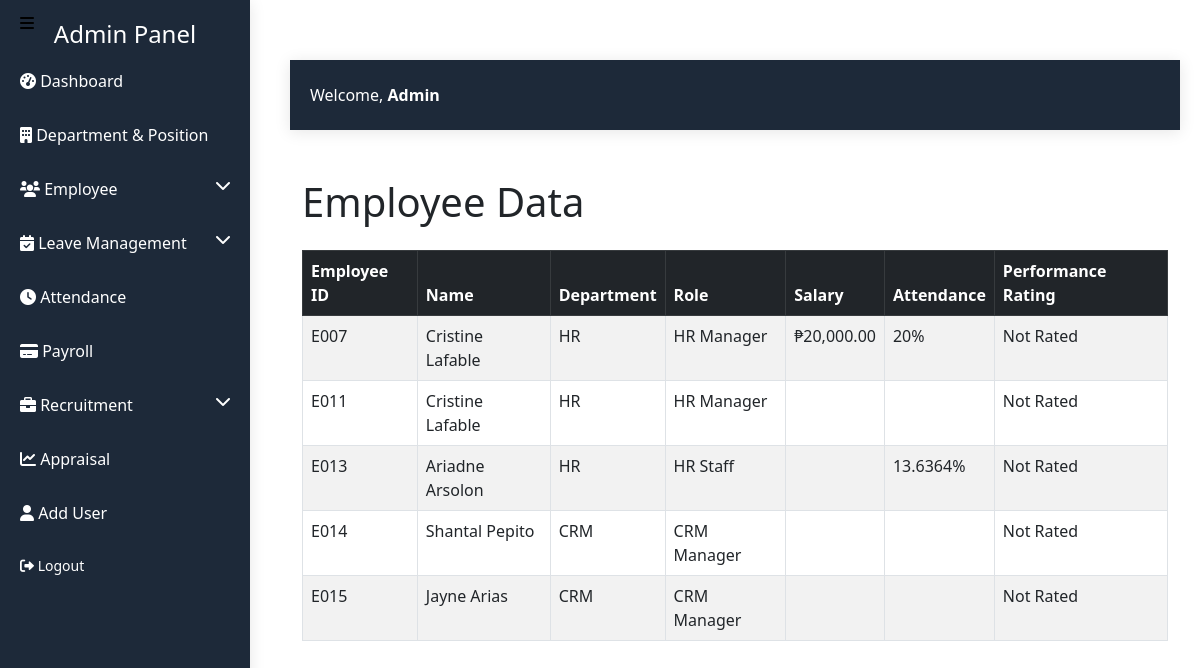
The page /admin_dashboard/employee_data.php on the database as committed earlier.
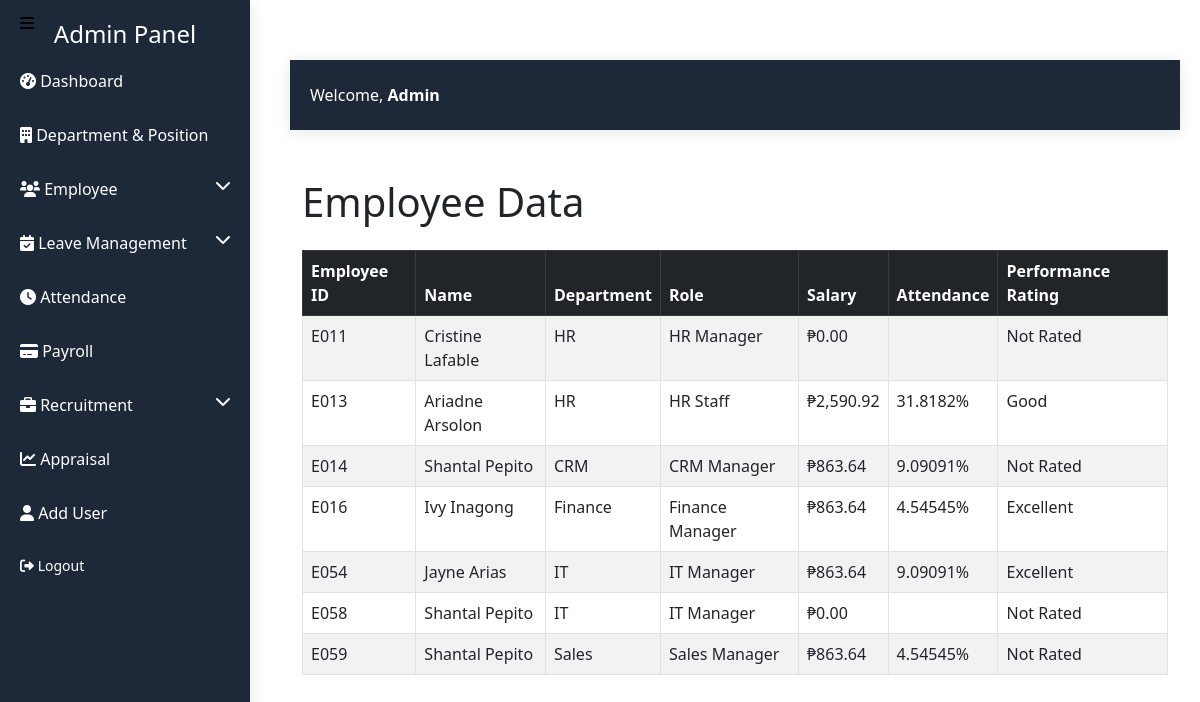
The same page on the database as committed later.
### tables this page shows
CREATE TABLE `employees` (
  `EmployeeID` int(11) UNSIGNED NOT NULL,
  `FirstName` varchar(30) NOT NULL,
  `LastName` varchar(30) NOT NULL,
  `Gender` enum('Male','Female','Other') NOT NULL,
  `Email` varchar(255) NOT NULL,
  `Phone` varchar(15) DEFAULT NULL,
  `DOB` date NOT NULL,
  `Address` text NOT NULL,
  `DepartmentID` int(11) NOT NULL,
  `PositionID` int(11) NOT NULL,
  `Hire_Date` date NOT NULL,
  `Salary` decimal(10,2) DEFAULT NULL,
  `Attendance_Percentage` float DEFAULT NULL,
  `PerformanceRating` varchar(255) DEFAULT NULL,
  `Created_At` timestamp NULL DEFAULT current_timestamp(),
  `Updated_At` timestamp NULL DEFAULT current_timestamp() ON UPDATE current_timestamp(),
  `ProfileImage` varchar(255) DEFAULT NULL
);

CREATE TABLE `department` (
  `DepartmentID` int(11) NOT NULL,
  `Name` varchar(100) NOT NULL
);

CREATE TABLE `position` (
  `PositionID` int(11) NOT NULL,
  `Title` varchar(100) NOT NULL,
  `BaseSalary` decimal(10,2) NOT NULL,
  `DepartmentID` int(11) NOT NULL
);

### admin_dashboard/employee_data.php (the view, shortened to what this page needs)
<?php
$host = 'localhost';
$dbname = 'hr_system';
$user = 'root';
$pass = '';
try {
    $conn = new PDO("mysql:host=$host;dbname=$dbname", $user, $pass);
    $conn->setAttribute(PDO::ATTR_ERRMODE, PDO::ERRMODE_EXCEPTION);
    $query = "
        SELECT
            e.EmployeeID,
            CONCAT(e.FirstName, ' ', e.LastName) AS Name,
            d.Name AS Department,
            p.Title AS Position,
            CONCAT('₱', FORMAT(e.Salary, 2)) AS Salary,
            CONCAT(e.Attendance_Percentage, '%') AS Attendance,
            COALESCE(e.PerformanceRating, 'Not Rated') AS PerformanceRating
        FROM
            employees e
        JOIN
            department d ON e.DepartmentID = d.DepartmentID
        JOIN
            position p ON e.PositionID = p.PositionID
    ";
    $stmt = $conn->prepare($query);
    $stmt->execute();
    $employees = $stmt->fetchAll(PDO::FETCH_ASSOC);
} catch (PDOException $e) {
    echo "Error: " . $e->getMessage();
    exit();
}
?>
<!DOCTYPE html>
<html lang="en">
<head>
    <link href="https://cdn.jsdelivr.net/npm/bootstrap@5.3.0/dist/css/bootstrap.min.css" rel="stylesheet">
</head>
<body>
    <?php include(__DIR__ . '/include/sidebar.php'); ?>
    <div class="content">
        <?php include(__DIR__ . '/include/header.php'); ?>
        <div class="container mt-5">
            <h1 class="mb-4">Employee Data</h1>
            <div class="table-responsive">
                <table class="table table-striped table-bordered">
                    <thead class="table-dark">
                        <tr>
                            <th>Employee ID</th>
                            <th>Name</th>
                            <th>Department</th>
                            <th>Role</th>
                            <th>Salary</th>
                            <th>Attendance</th>
                            <th>Performance Rating</th>
                        </tr>
                    </thead>
                    <tbody>
                        <?php if (!empty($employees)): ?>
                            <?php foreach ($employees as $employee): ?>
                                <tr>
                                    <td><?= 'E' . str_pad(htmlspecialchars($employee['EmployeeID']), 3, '0', STR_PAD_LEFT) ?></td>
                                    <td><?= htmlspecialchars($employee['Name']) ?></td>
                                    <td><?= htmlspecialchars($employee['Department']) ?></td>
                                    <td><?= htmlspecialchars($employee['Position']) ?></td>
                                    <td><?= htmlspecialchars($employee['Salary']) ?></td>
                                    <td><?= htmlspecialchars($employee['Attendance']) ?></td>
                                    <td><?= htmlspecialchars($employee['PerformanceRating']) ?></td>
                                </tr>
                            <?php endforeach; ?>
                        <?php else: ?>
                            <tr>
                                <td colspan="7" class="text-center">No employees found.</td>
                            </tr>
                        <?php endif; ?>
                    </tbody>
                </table>
            </div>
        </div>
    </div>
</body>
</html>

Rows that differ between the two databases and show on the page:
removed employees: EmployeeID "007", Name "Cristine Lafable", DepartmentID.Name "HR", PositionID.Title "HR Manager", Salary "₱20,000.00", Attendance "20%", PerformanceRating "Not Rated"
removed employees: EmployeeID "015", Name "Jayne Arias", DepartmentID.Name "CRM", PositionID.Title "CRM Manager", PerformanceRating "Not Rated"
changed employees "HR Manager": Salary (not shown) → "₱0.00"
changed employees "HR Staff": Salary (not shown) → "₱2,590.92"; Attendance "13.6364%" → "31.8182%"; PerformanceRating "Not Rated" → "Good"
changed employees "CRM": Salary (not shown) → "₱863.64"; Attendance (not shown) → "9.09091%"
added employees: EmployeeID "016", Name "Ivy Inagong", DepartmentID.Name "Finance", PositionID.Title "Finance Manager", Salary "₱863.64", Attendance "4.54545%", PerformanceRating "Excellent"
added employees: EmployeeID "054", Name "Jayne Arias", DepartmentID.Name "IT", PositionID.Title "IT Manager", Salary "₱863.64", Attendance "9.09091%", PerformanceRating "Excellent"
added employees: EmployeeID "058", Name "Shantal Pepito", DepartmentID.Name "IT", PositionID.Title "IT Manager", Salary "₱0.00", PerformanceRating "Not Rated"
added employees: EmployeeID "059", Name "Shantal Pepito", DepartmentID.Name "Sales", PositionID.Title "Sales Manager", Salary "₱863.64", Attendance "4.54545%", PerformanceRating "Not Rated"
